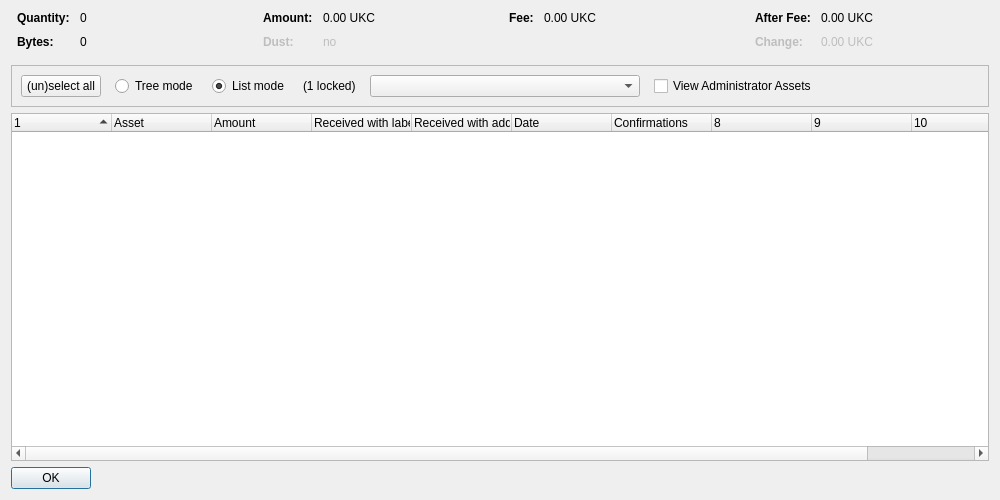
<?xml version="1.0" encoding="UTF-8"?>
<ui version="4.0">
 <class>AssetControlDialog</class>
 <widget class="QDialog" name="AssetControlDialog">
  <property name="geometry">
   <rect>
    <x>0</x>
    <y>0</y>
    <width>1000</width>
    <height>500</height>
   </rect>
  </property>
  <property name="windowTitle">
   <string>Asset Selection</string>
  </property>
  <layout class="QVBoxLayout" name="verticalLayout">
   <item>
    <layout class="QHBoxLayout" name="horizontalLayoutTop" stretch="0,0,0,0">
     <property name="topMargin">
      <number>0</number>
     </property>
     <property name="bottomMargin">
      <number>10</number>
     </property>
     <item>
      <layout class="QFormLayout" name="formLayoutAssetControl1">
       <property name="horizontalSpacing">
        <number>10</number>
       </property>
       <property name="verticalSpacing">
        <number>10</number>
       </property>
       <property name="leftMargin">
        <number>6</number>
       </property>
       <property name="rightMargin">
        <number>6</number>
       </property>
       <item row="0" column="0">
        <widget class="QLabel" name="labelAssetControlQuantityText">
         <property name="font">
          <font>
           <weight>75</weight>
           <bold>true</bold>
          </font>
         </property>
         <property name="text">
          <string>Quantity:</string>
         </property>
        </widget>
       </item>
       <item row="0" column="1">
        <widget class="QLabel" name="labelAssetControlQuantity">
         <property name="cursor">
          <cursorShape>IBeamCursor</cursorShape>
         </property>
         <property name="contextMenuPolicy">
          <enum>Qt::ActionsContextMenu</enum>
         </property>
         <property name="text">
          <string notr="true">0</string>
         </property>
         <property name="textInteractionFlags">
          <set>Qt::LinksAccessibleByMouse|Qt::TextSelectableByKeyboard|Qt::TextSelectableByMouse</set>
         </property>
        </widget>
       </item>
       <item row="1" column="0">
        <widget class="QLabel" name="labelAssetControlBytesText">
         <property name="font">
          <font>
           <weight>75</weight>
           <bold>true</bold>
          </font>
         </property>
         <property name="text">
          <string>Bytes:</string>
         </property>
        </widget>
       </item>
       <item row="1" column="1">
        <widget class="QLabel" name="labelAssetControlBytes">
         <property name="cursor">
          <cursorShape>IBeamCursor</cursorShape>
         </property>
         <property name="contextMenuPolicy">
          <enum>Qt::ActionsContextMenu</enum>
         </property>
         <property name="text">
          <string notr="true">0</string>
         </property>
         <property name="textInteractionFlags">
          <set>Qt::LinksAccessibleByMouse|Qt::TextSelectableByKeyboard|Qt::TextSelectableByMouse</set>
         </property>
        </widget>
       </item>
      </layout>
     </item>
     <item>
      <layout class="QFormLayout" name="formLayoutAssetControl2">
       <property name="horizontalSpacing">
        <number>10</number>
       </property>
       <property name="verticalSpacing">
        <number>10</number>
       </property>
       <property name="leftMargin">
        <number>6</number>
       </property>
       <property name="rightMargin">
        <number>6</number>
       </property>
       <item row="0" column="0">
        <widget class="QLabel" name="labelAssetControlAmountText">
         <property name="font">
          <font>
           <weight>75</weight>
           <bold>true</bold>
          </font>
         </property>
         <property name="text">
          <string>Amount:</string>
         </property>
        </widget>
       </item>
       <item row="0" column="1">
        <widget class="QLabel" name="labelAssetControlAmount">
         <property name="cursor">
          <cursorShape>IBeamCursor</cursorShape>
         </property>
         <property name="contextMenuPolicy">
          <enum>Qt::ActionsContextMenu</enum>
         </property>
         <property name="text">
          <string notr="true">0.00 UKC</string>
         </property>
         <property name="textInteractionFlags">
          <set>Qt::LinksAccessibleByMouse|Qt::TextSelectableByKeyboard|Qt::TextSelectableByMouse</set>
         </property>
        </widget>
       </item>
       <item row="1" column="0">
        <widget class="QLabel" name="labelAssetControlLowOutputText">
         <property name="enabled">
          <bool>false</bool>
         </property>
         <property name="font">
          <font>
           <weight>75</weight>
           <bold>true</bold>
          </font>
         </property>
         <property name="text">
          <string>Dust:</string>
         </property>
        </widget>
       </item>
       <item row="1" column="1">
        <widget class="QLabel" name="labelAssetControlLowOutput">
         <property name="enabled">
          <bool>false</bool>
         </property>
         <property name="cursor">
          <cursorShape>IBeamCursor</cursorShape>
         </property>
         <property name="contextMenuPolicy">
          <enum>Qt::ActionsContextMenu</enum>
         </property>
         <property name="text">
          <string notr="true">no</string>
         </property>
         <property name="textInteractionFlags">
          <set>Qt::LinksAccessibleByMouse|Qt::TextSelectableByKeyboard|Qt::TextSelectableByMouse</set>
         </property>
        </widget>
       </item>
      </layout>
     </item>
     <item>
      <layout class="QFormLayout" name="formLayoutAssetControl3">
       <property name="horizontalSpacing">
        <number>10</number>
       </property>
       <property name="verticalSpacing">
        <number>10</number>
       </property>
       <property name="leftMargin">
        <number>6</number>
       </property>
       <property name="rightMargin">
        <number>6</number>
       </property>
       <item row="0" column="0">
        <widget class="QLabel" name="labelAssetControlFeeText">
         <property name="font">
          <font>
           <weight>75</weight>
           <bold>true</bold>
          </font>
         </property>
         <property name="text">
          <string>Fee:</string>
         </property>
        </widget>
       </item>
       <item row="0" column="1">
        <widget class="QLabel" name="labelAssetControlFee">
         <property name="cursor">
          <cursorShape>IBeamCursor</cursorShape>
         </property>
         <property name="contextMenuPolicy">
          <enum>Qt::ActionsContextMenu</enum>
         </property>
         <property name="text">
          <string notr="true">0.00 UKC</string>
         </property>
         <property name="textInteractionFlags">
          <set>Qt::LinksAccessibleByMouse|Qt::TextSelectableByKeyboard|Qt::TextSelectableByMouse</set>
         </property>
        </widget>
       </item>
      </layout>
     </item>
     <item>
      <layout class="QFormLayout" name="formLayoutAssetControl4">
       <property name="horizontalSpacing">
        <number>10</number>
       </property>
       <property name="verticalSpacing">
        <number>10</number>
       </property>
       <property name="leftMargin">
        <number>6</number>
       </property>
       <property name="rightMargin">
        <number>6</number>
       </property>
       <item row="0" column="0">
        <widget class="QLabel" name="labelAssetControlAfterFeeText">
         <property name="font">
          <font>
           <weight>75</weight>
           <bold>true</bold>
          </font>
         </property>
         <property name="text">
          <string>After Fee:</string>
         </property>
        </widget>
       </item>
       <item row="0" column="1">
        <widget class="QLabel" name="labelAssetControlAfterFee">
         <property name="cursor">
          <cursorShape>IBeamCursor</cursorShape>
         </property>
         <property name="contextMenuPolicy">
          <enum>Qt::ActionsContextMenu</enum>
         </property>
         <property name="text">
          <string notr="true">0.00 UKC</string>
         </property>
         <property name="textInteractionFlags">
          <set>Qt::LinksAccessibleByMouse|Qt::TextSelectableByKeyboard|Qt::TextSelectableByMouse</set>
         </property>
        </widget>
       </item>
       <item row="1" column="0">
        <widget class="QLabel" name="labelAssetControlChangeText">
         <property name="enabled">
          <bool>false</bool>
         </property>
         <property name="font">
          <font>
           <weight>75</weight>
           <bold>true</bold>
          </font>
         </property>
         <property name="text">
          <string>Change:</string>
         </property>
        </widget>
       </item>
       <item row="1" column="1">
        <widget class="QLabel" name="labelAssetControlChange">
         <property name="enabled">
          <bool>false</bool>
         </property>
         <property name="cursor">
          <cursorShape>IBeamCursor</cursorShape>
         </property>
         <property name="contextMenuPolicy">
          <enum>Qt::ActionsContextMenu</enum>
         </property>
         <property name="text">
          <string notr="true">0.00 UKC</string>
         </property>
         <property name="textInteractionFlags">
          <set>Qt::LinksAccessibleByMouse|Qt::TextSelectableByKeyboard|Qt::TextSelectableByMouse</set>
         </property>
        </widget>
       </item>
      </layout>
     </item>
    </layout>
   </item>
   <item>
    <widget class="QFrame" name="frame">
     <property name="minimumSize">
      <size>
       <width>0</width>
       <height>40</height>
      </size>
     </property>
     <property name="frameShape">
      <enum>QFrame::StyledPanel</enum>
     </property>
     <property name="frameShadow">
      <enum>QFrame::Sunken</enum>
     </property>
     <layout class="QHBoxLayout" name="horizontalLayout">
      <item>
       <layout class="QHBoxLayout" name="horizontalLayoutPanel" stretch="0,0,0,0,0,0,0">
        <property name="spacing">
         <number>14</number>
        </property>
        <item>
         <widget class="QPushButton" name="pushButtonSelectAll">
          <property name="sizePolicy">
           <sizepolicy hsizetype="Maximum" vsizetype="Fixed">
            <horstretch>0</horstretch>
            <verstretch>0</verstretch>
           </sizepolicy>
          </property>
          <property name="text">
           <string>(un)select all</string>
          </property>
          <property name="autoDefault">
           <bool>false</bool>
          </property>
         </widget>
        </item>
        <item>
         <widget class="QRadioButton" name="radioTreeMode">
          <property name="sizePolicy">
           <sizepolicy hsizetype="Maximum" vsizetype="Fixed">
            <horstretch>0</horstretch>
            <verstretch>0</verstretch>
           </sizepolicy>
          </property>
          <property name="text">
           <string>Tree mode</string>
          </property>
         </widget>
        </item>
        <item>
         <widget class="QRadioButton" name="radioListMode">
          <property name="sizePolicy">
           <sizepolicy hsizetype="Maximum" vsizetype="Fixed">
            <horstretch>0</horstretch>
            <verstretch>0</verstretch>
           </sizepolicy>
          </property>
          <property name="text">
           <string>List mode</string>
          </property>
          <property name="checked">
           <bool>true</bool>
          </property>
         </widget>
        </item>
        <item>
         <widget class="QLabel" name="labelLocked">
          <property name="text">
           <string notr="true">(1 locked)</string>
          </property>
         </widget>
        </item>
        <item>
         <widget class="QComboBox" name="assetList">
          <property name="minimumContentsLength">
           <number>30</number>
          </property>
         </widget>
        </item>
        <item>
         <widget class="QCheckBox" name="viewAdministrator">
          <property name="toolTip">
           <string>View assets that you have the ownership asset for</string>
          </property>
          <property name="text">
           <string>View Administrator Assets</string>
          </property>
         </widget>
        </item>
        <item>
         <spacer name="horizontalSpacer">
          <property name="orientation">
           <enum>Qt::Horizontal</enum>
          </property>
          <property name="sizeHint" stdset="0">
           <size>
            <width>40</width>
            <height>20</height>
           </size>
          </property>
         </spacer>
        </item>
       </layout>
      </item>
     </layout>
    </widget>
   </item>
   <item>
    <widget class="AssetControlTreeWidget" name="treeWidget">
     <property name="contextMenuPolicy">
      <enum>Qt::CustomContextMenu</enum>
     </property>
     <property name="sortingEnabled">
      <bool>false</bool>
     </property>
     <property name="columnCount">
      <number>11</number>
     </property>
     <attribute name="headerShowSortIndicator" stdset="0">
      <bool>true</bool>
     </attribute>
     <attribute name="headerStretchLastSection">
      <bool>false</bool>
     </attribute>
     <column>
      <property name="text">
       <string/>
      </property>
     </column>
     <column>
      <property name="text">
       <string>Asset</string>
      </property>
     </column>
     <column>
      <property name="text">
       <string>Amount</string>
      </property>
     </column>
     <column>
      <property name="text">
       <string>Received with label</string>
      </property>
     </column>
     <column>
      <property name="text">
       <string>Received with address</string>
      </property>
     </column>
     <column>
      <property name="text">
       <string>Date</string>
      </property>
     </column>
     <column>
      <property name="text">
       <string>Confirmations</string>
      </property>
      <property name="toolTip">
       <string>Confirmed</string>
      </property>
     </column>
     <column>
      <property name="text">
       <string/>
      </property>
     </column>
     <column>
      <property name="text">
       <string/>
      </property>
     </column>
     <column>
      <property name="text">
       <string/>
      </property>
     </column>
     <column>
      <property name="text">
       <string/>
      </property>
     </column>
    </widget>
   </item>
   <item>
    <widget class="QDialogButtonBox" name="buttonBox">
     <property name="sizePolicy">
      <sizepolicy hsizetype="Maximum" vsizetype="Fixed">
       <horstretch>0</horstretch>
       <verstretch>0</verstretch>
      </sizepolicy>
     </property>
     <property name="orientation">
      <enum>Qt::Horizontal</enum>
     </property>
     <property name="standardButtons">
      <set>QDialogButtonBox::Ok</set>
     </property>
    </widget>
   </item>
  </layout>
 </widget>
 <customwidgets>
  <customwidget>
   <class>AssetControlTreeWidget</class>
   <extends>QTreeWidget</extends>
   <header location="global">assetcontroltreewidget.h</header>
  </customwidget>
 </customwidgets>
 <resources/>
 <connections/>
</ui>
